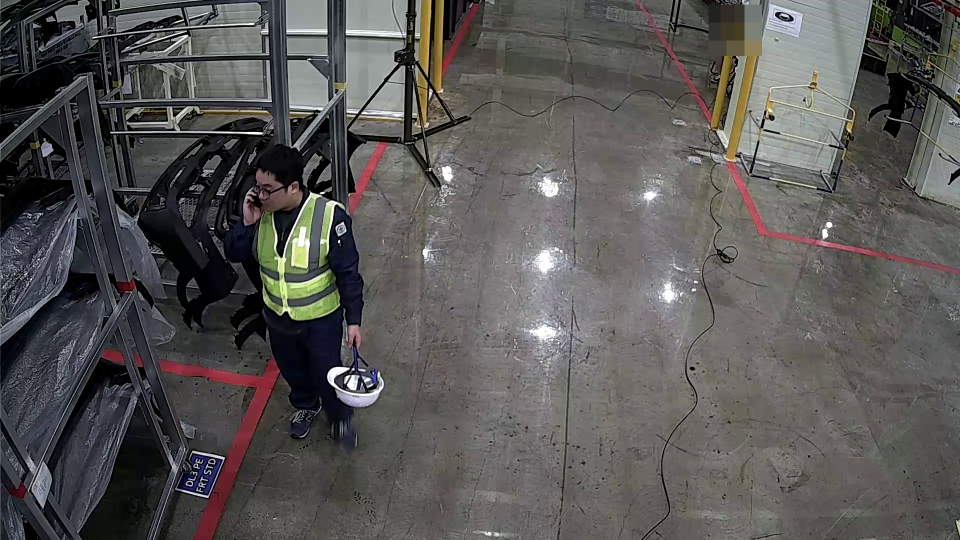
#> input picture human-accident-bump/data/human-accident_bump_rgb_0001_cctv1_01.png, 1920 x 1080 px (shown at 1/2 size)
$ jupyter execute --allow-errors 02_date.ipynb
#> lines starting #> are read from the running program, lines starting #| are printed output that depends on the picture; after the words box and inside, x2 and y2 are one past the last pixel; in counts of white or black regions, pixels touching at a corner belong together
## 🟢 1. 데이터 불어오기
- 이미지 = 싱글 이미지
- 라벨 = 제이슨

<br>

### 🟡 1-1. json 파일 읽어보기

#### ⚫ 1. 원천데이터 경로 (1개 데이터)
D:\078.스마트 제조 시설 안전 감시를 위한 데이터\3.개방데이터\1.데이터\Validation\01.원천데이터\VS\human-accident\bump\rgb\human-accident_bump_rgb_0001_cctv1

human-accident_bump_rgb_0001_cctv1_01.png

#### ⚫ 2. 라벨링데이터 경로 (1개 데이터)
D:\078.스마트 제조 시설 안전 감시를 위한 데이터\3.개방데이터\1.데이터\Validation\02.라벨링데이터\VL\human-accident\bump\rgb\human-accident_bump_rgb_0001_cctv1

human-accident_bump_rgb_0001_cctv1_01.json

[cell 1]
# https://devpouch.tistory.com/33

import json

file_path = "C:\\Users\\bb\\Desktop\\learn_deeplearning\\human-accident-bump\\data\\human-accident_bump_rgb_0001_cctv1_01.json"
# file_path2 = "C:/Users/bb/Desktop/learn_deeplearning/human-accident-bump/data/human-accident_bump_rgb_0001_cctv1_01.json"
# file_path3 = "C:\Users\bb\Desktop\learn_deeplearning\human-accident-bump\data\human-accident_bump_rgb_0001_cctv1_01.json"
# file_path4 = "/data/accident_bump_rgb_0001_cctv1_01.json"

#> (the rest of this cell did not finish here and is left out)

#### ⚫ json에 대해서
- json.load()
    - json 파일을 읽어서 json object를 python dictionary로 가져옵니다.
- json.dump()
    - python dictionary 타입의 객체를 json 파일로 씁니다.
- json.dumps()
    - python dictionary 타입의 객체를 string 타입으로 가져옵니다.
    - dictionary와 string을 출력했을 때 값이 다른 것을 확인할 수 있습니다.
- json.loads()
    - string 타입의 객체를 dictionary 타입으로 가져옵니다.

#### 오류 해결 기록
https://musclebear.tistory.com/151

<br>

### 🟡 1-2. image 데이터 읽어오기

https://blog.naver.com/choi_s_h/221670964510
파이썬의 이미지 파일 읽기와 보이기

[cell 2]
# opencv 설치하기
# !cv pip install opencv-python

[cell 3]
import matplotlib.pyplot as plt
import cv2  # image file을 처리하는 cv2 module importing

[cell 4]
imdage_file_path = "data/human-accident_bump_rgb_0001_cctv1_01.png"

image = cv2.imread(imdage_file_path)   # imread 함수를 사용하여 해당 디렉토리에 위치하고 있는 이미지 파일을 image 변수에 저장
#> image is the input picture: shape (1080, 1920, 3); mean B, G, R 85.3, 86.6, 88.6
# imread 함수로 파일을 읽어들일 때 3가지 옵션이 존재
# 1. image = cv2.imread(imdage_file_path, cv2.IMREAD_COLOR)         | cv2.IMREAD_COLOR 대신 '1'사용 가능
# 2. image = cv2.imread(imdage_file_path, cv2.IMREAD_GRAYSCALE)     | cv2.IMREAD_GRAYSCALE 대신 '0'사용 가능
# 3. image = cv2.imread(imdage_file_path, cv2.IMREAD_UNCHANGED)     | cv2.IMREAD_UNCHANGED 대신 '-1'사용 가능

# cv2.imshow('image_window', image)        # imshow("스크린 명치", 원하는 이미지) 함수를 사용하여 image라는 변수에 저장된 사진을 출력해라~
# '응답없음'으로 인해서 matplotlib를 사용하겠습니다.
plt.imshow(image)

<br>

### 🟡 1-3.  불러온 이미지 타입 및 변수를 출력해보기

[cell 5]
type(image) # 타입 = 넘파이 배열

[cell 6]
image # 해당 image 변수 확인 시 넘파이 행렬로 구성됨을 확인

<br><br>

## 🟢 2. 라벨 파일에서 어노테이션 -> 세그멘테이션 라벨을 가져옴

#> (a cell that did not finish here is left out)

[cell 8]
# json 보기 좋게 정렬 출력하기
# json 파일을 처리하는 dump 파일에서 indent와 sort_keys 인수를 넣어주면 깔끔하게 출력된다.
# 참고로 indent 값은 변경 가능하다. 일반적으로 tab구분으로 정렬하기에 4칸을 indent 값으로 주었다.

# print(json.dumps(json_data, indent=4, sort_keys=True))

#> (a cell that did not finish here is left out)

<br><br>

## 🟢 3. 라벨에서 x, y 포인트를 가져오기

<br>

### 🟡 3-1. segmentation List에서 x, y 분리하기

- 0부터 시작하는
- 짝수는 x값
- 홀수는 y값

[cell 10]
# segmentation

[cell 11]
x = []
y = []

# print(len(segmentation)) # 258

#> (the rest of this cell did not finish here and is left out)

<br><br>

## 🟢 4. 이미지 위에 점찍기 **`cv2.circle`** 함수를 이용

https://yunwoong.tistory.com/71

<br>

### 🟡 4-1. OpenCV 그리기 함수

- OpenCV는 영상에서 선, 도형, 문자열을 출력하는 그리기 함수를 제공
- 선 그리기(직선, 화살표, 마커), 도형 그리기(사각형, 원, 타원, 다각형), 문자열 출력 함수를 알아보고 영상에 적용해보자!

#### 하지만 다 건너뛰고 일단 **`점찍기`** 부터 해보자
- circle이지만 이걸 점으로 생각하고 찍는다.
- cv2.circle(img, center, radius, color, thickness=None, lineType=None, shift=None) -> img

[cell 12]
# imread로 이미지를 가져와서 image라는 변수에 저장하였었다.
drawing_image = image.copy() # 원본을 해치지 않기 위해 해당 이미지를 copy 해왔음.

# ❤️ 먼저 하드코딩을 통해서 확인을 해보겠습니다.
cv2.circle(drawing_image, (580, 600), 200, (0, 0, 255), 3)
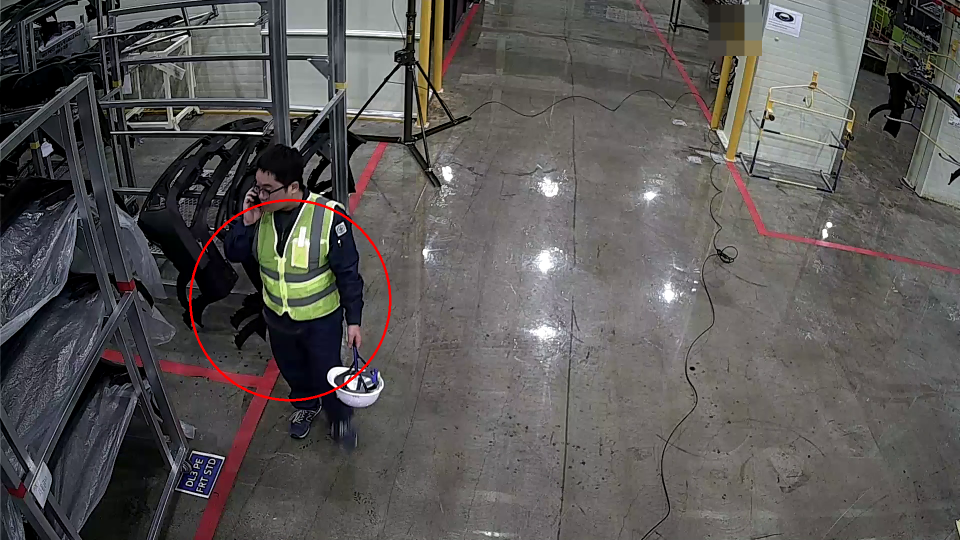
#> drawing_image: shape (1080, 1920, 3) (shown at 1/2 size); 0.3% of pixels changed, all inside (x1, y1, x2, y2) = (378, 398, 783, 803)
# cv2.imshow("image_window", drawing_image) # 응답없음으로 인해 matplotlib 사용함.
plt.imshow(drawing_image)   # 잘 그려지는 것을 확인했습니다.
